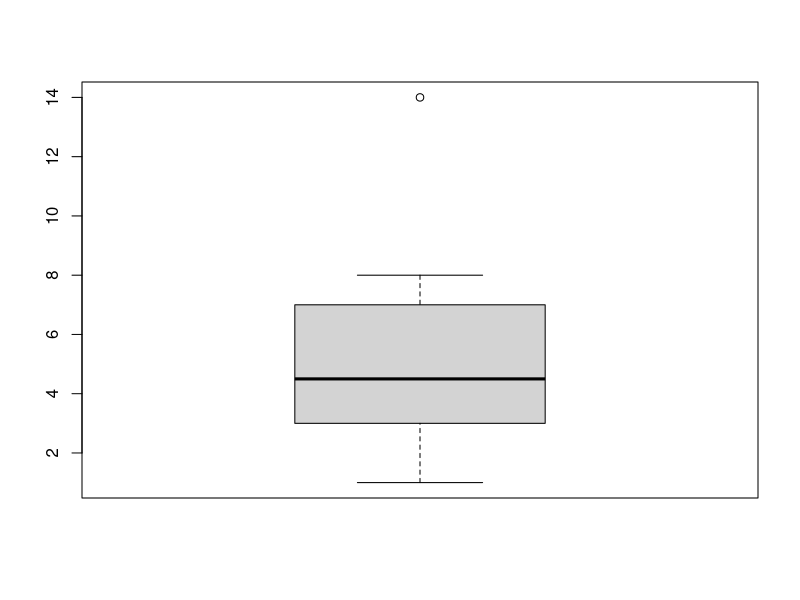
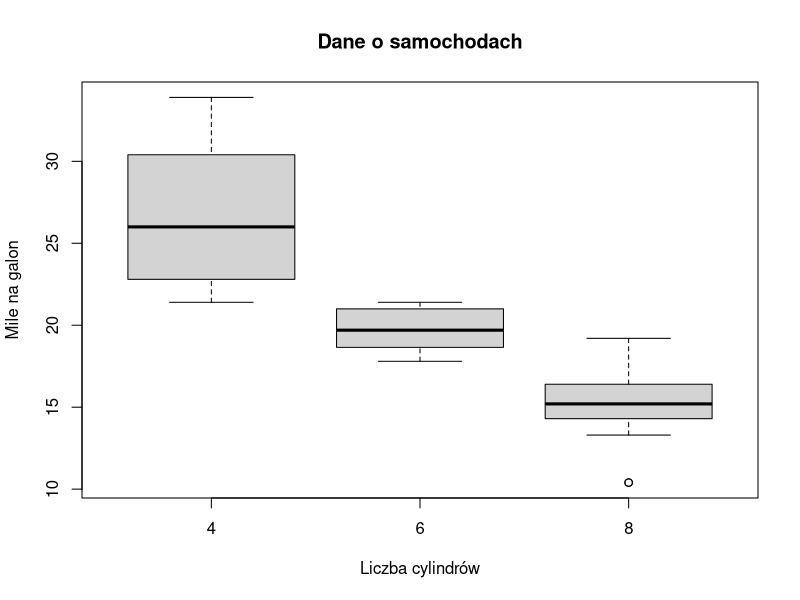
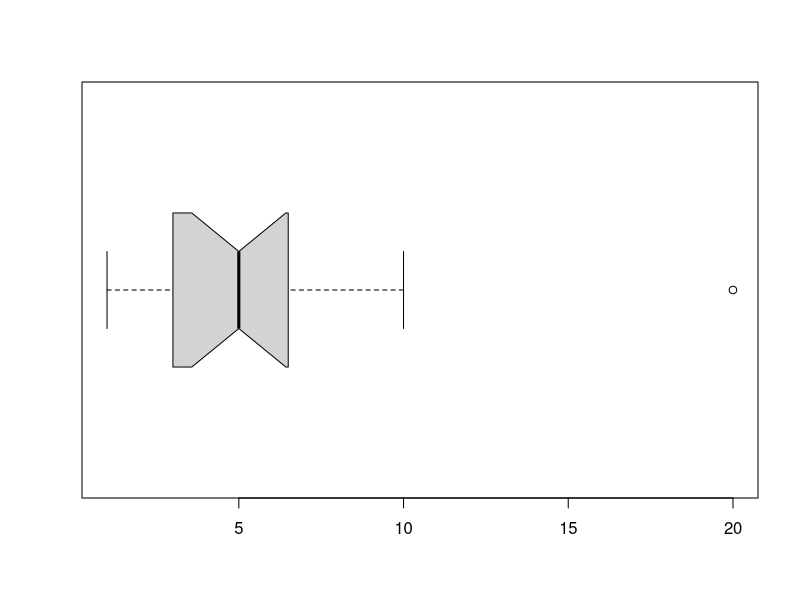

Here is the R script that generated these plots, in order:
## ---- chunk 1
x<-c(3,4,5,6,7,8,1,2,3,14)
boxplot(x)
## ---- chunk 2
boxplot(mpg~cyl,data=mtcars, main="Dane o samochodach", 
  	xlab="Liczba cylindrów", ylab="Mile na galon")
## ---- chunk 3
x<-c(3,4,5,6,7,3,5,6,7,3,1,2,10,3,20)
boxplot(x, horizontal = TRUE, notch=TRUE)
